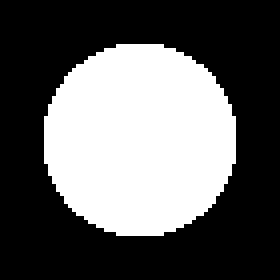
#> input picture data/disk.bmp, 70 x 70 px (shown 4 times larger); its folder holds only this picture in this run
$ jupyter execute --allow-errors barycenter_interpolation.ipynb   (shell and % lines are left out)
#> lines starting #> are read from the running program, lines starting #| are printed output that depends on the picture; after the words box and inside, x2 and y2 are one past the last pixel; in counts of white or black regions, pixels touching at a corner belong together
#> `a = imageio.imread("data/" + names[i] + ".bmp")`: a: shape (70, 70); 37.6% white; 1 white region, box (x1, y1, x2, y2) and area: (11, 11, 59, 59) 1844
### src/barycenter.py
# Author: Alex DELALANDE
# Date:   10 Jan 2020

# Barycenter approximation with Monge's embedding


import numpy as np

from src.optimal_transport import semi_discrete_ot

class monge_barycenter:
    """
    Class for computing point clouds barycenters with Monge's embeddings
    """

    def __init__(self, point_clouds, grid_size=25, rescaling=True, *args, **kwargs):
        """
        Args:
            point_clouds (dict): dictionary of point clouds
            grid_size (int): discretization parameter for the transport plans
                             (m in the paper)
            rescaling (bool): rescale or not the coordinates of point clouds
                              to fit in [0, 1]² to make computations easier
                              (rescaling undone when returning transport plans)
        """
        self.point_clouds = point_clouds
        self.grid_size = grid_size
        self.rescaling = rescaling
        # compute tranport plans of point clouds
        self.ot_clouds = semi_discrete_ot(grid_size=grid_size)
        self.ot_clouds.fit_transport_plans(self.point_clouds, rescaling=self.rescaling)


    # [17 lines left out: function fit, not called in this run]

### barycenter_interpolation.ipynb
# Point clouds interporlation with approximate Wasserstein barycenters

Imports:

[cell 1]
import numpy as np
import matplotlib.pyplot as plt
import imageio

from src.barycenter import monge_barycenter
%pylab inline

Dimension of images:

[cell 2]
N = 70

Load input histograms $(a_k)_{k=1}^R$, store them in a tensor $A$.

[cell 3]
rescale = lambda x: (x-x.min())/(x.max()-x.min())
normalize = lambda p: p/np.sum(p)
names = ['disk', 'twodisks', 'letter-x', 'letter-z']
vmin = .01
A = np.zeros([N,N,len(names)])
#> (the rest of this cell did not finish here and is left out)

Convert the histograms into point clouds and shift them for visualization:

[cell 4]
point_clouds = {}

idxes = np.where(A[:, :, 0]>0.5*np.max(A[:, :, 0]))
#> idxes = 1844 positions, rows 11 to 58, columns 11 to 58
circle = np.zeros((len(idxes[0]), 2))
#> circle = 1844 pairs, first value 0 to 0, second value 0 to 0
circle[:, 0] = idxes[0]/N
circle[:, 1] = idxes[1]/N
point_clouds[0] = circle

idxes = np.where(A[:, :, 1]>0.5*np.max(A[:, :, 1]))
#> idxes = (empty array, empty array)
twodisks = np.zeros((len(idxes[0]), 2))
#> twodisks = empty array
twodisks[:, 0] = idxes[0]/N + 4
twodisks[:, 1] = idxes[1]/N
point_clouds[1] = twodisks

idxes = np.where(A[:, :, 2]>0.5*np.max(A[:, :, 2]))
letter_x = np.zeros((len(idxes[0]), 2))
#> letter_x = empty array
letter_x[:, 0] = idxes[0]/N
letter_x[:, 1] = idxes[1]/N + 4
point_clouds[2] = letter_x

idxes = np.where(A[:, :, 3]>0.5*np.max(A[:, :, 3]))
letter_z = np.zeros((len(idxes[0]), 2))
#> letter_z = empty array
letter_z[:, 0] = idxes[0]/N + 4
letter_z[:, 1] = idxes[1]/N + 4
point_clouds[3] = letter_z

Display the input point clouds:

[cell 5]
plt.figure(figsize=(5,5))
for i in range(4):
    plt.subplot(2,2,i+1)
    plt.scatter(point_clouds[i][:, 0], point_clouds[i][:, 1], c='g')
    plt.axis('off');
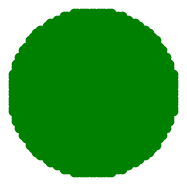
#> figure drawn by matplotlib, 4 panels

Initialize barycenter approximation by computing the transport plan of each point cloud:

#> (a cell that did not finish here is left out)

#> in __init__, `self.point_clouds = point_clouds`: self.point_clouds = 4 items
